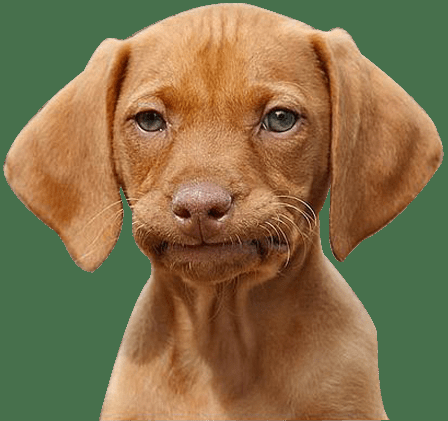
#> input picture perro.png, 448 x 421 px
$ python scipy.ndimage.py
#> lines starting #> are read from the running program, lines starting #| are printed output that depends on the picture
import numpy as np
import imageio
from scipy import ndimage

# Cargar la imagen en escala de grises
image = imageio.imread('perro.png', as_gray=True)
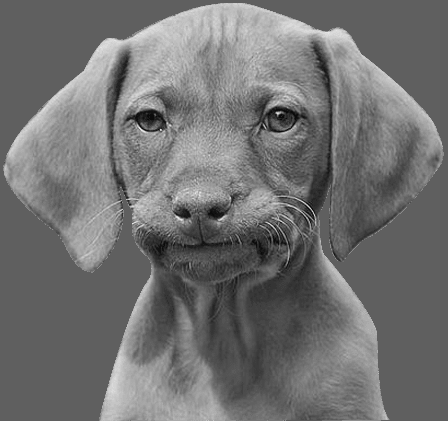
#> image: shape (421, 448) float32; min 11.43, max 228.1, mean 113.8

# Aplicar el filtro de mediana con un tamaño de ventana de 5x5 píxeles
filtered_image = ndimage.median_filter(image, size=5)

# Guardar la imagen filtrada en un archivo de imagen
imageio.imwrite('perro_filtered.png', filtered_image)

# Mostrar las imágenes original y filtrada
import matplotlib.pyplot as plt
fig, (ax1, ax2) = plt.subplots(1, 2, figsize=(10, 5))
ax1.imshow(image, cmap='gray')
ax1.set_title('Imagen original')
ax2.imshow(filtered_image, cmap='gray')
ax2.set_title('Imagen filtrada')
plt.show()
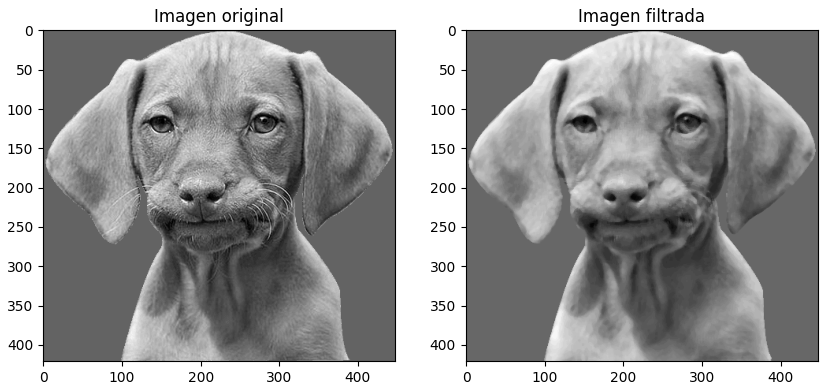
#> figure drawn by matplotlib, 2 panels
